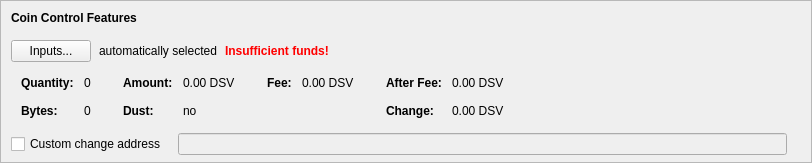
    <widget class="QFrame" name="frameCoinControl">
     <property name="sizePolicy">
      <sizepolicy hsizetype="Expanding" vsizetype="Expanding">
       <horstretch>0</horstretch>
       <verstretch>0</verstretch>
      </sizepolicy>
     </property>
     <property name="maximumSize">
      <size>
       <width>16777215</width>
       <height>16777215</height>
      </size>
     </property>
     <property name="frameShape">
      <enum>QFrame::StyledPanel</enum>
     </property>
     <property name="frameShadow">
      <enum>QFrame::Sunken</enum>
     </property>
     <layout class="QVBoxLayout" name="verticalLayoutCoinControl2">
      <property name="spacing">
       <number>0</number>
      </property>
      <property name="leftMargin">
       <number>0</number>
      </property>
      <property name="topMargin">
       <number>0</number>
      </property>
      <property name="rightMargin">
       <number>0</number>
      </property>
      <property name="bottomMargin">
       <number>6</number>
      </property>
      <item>
       <layout class="QVBoxLayout" name="verticalLayoutCoinControl" stretch="0,0,0,0,1">
        <property name="spacing">
         <number>0</number>
        </property>
        <property name="leftMargin">
         <number>10</number>
        </property>
        <property name="topMargin">
         <number>10</number>
        </property>
        <item>
         <layout class="QHBoxLayout" name="horizontalLayoutCoinControl1">
          <property name="bottomMargin">
           <number>15</number>
          </property>
          <item>
           <widget class="QLabel" name="labelCoinControlFeatures">
            <property name="sizePolicy">
             <sizepolicy hsizetype="Preferred" vsizetype="Maximum">
              <horstretch>0</horstretch>
              <verstretch>0</verstretch>
             </sizepolicy>
            </property>
            <property name="font">
             <font>
              <weight>75</weight>
              <bold>true</bold>
             </font>
            </property>
            <property name="styleSheet">
             <string notr="true">font-weight:bold;</string>
            </property>
            <property name="text">
             <string>Coin Control Features</string>
            </property>
           </widget>
          </item>
         </layout>
        </item>
        <item>
         <layout class="QHBoxLayout" name="horizontalLayoutCoinControl2" stretch="0,0,0,0">
          <property name="spacing">
           <number>8</number>
          </property>
          <property name="bottomMargin">
           <number>10</number>
          </property>
          <item>
           <widget class="QPushButton" name="pushButtonCoinControl">
            <property name="styleSheet">
             <string notr="true"/>
            </property>
            <property name="text">
             <string>Inputs...</string>
            </property>
            <property name="autoDefault">
             <bool>false</bool>
            </property>
           </widget>
          </item>
          <item>
           <widget class="QLabel" name="labelCoinControlAutomaticallySelected">
            <property name="text">
             <string>automatically selected</string>
            </property>
            <property name="margin">
             <number>5</number>
            </property>
           </widget>
          </item>
          <item>
           <widget class="QLabel" name="labelCoinControlInsuffFunds">
            <property name="font">
             <font>
              <weight>75</weight>
              <bold>true</bold>
             </font>
            </property>
            <property name="styleSheet">
             <string notr="true">color:red;font-weight:bold;</string>
            </property>
            <property name="text">
             <string>Insufficient funds!</string>
            </property>
            <property name="margin">
             <number>5</number>
            </property>
           </widget>
          </item>
          <item>
           <spacer name="horizontalSpacerCoinControl">
            <property name="orientation">
             <enum>Qt::Horizontal</enum>
            </property>
            <property name="sizeHint" stdset="0">
             <size>
              <width>40</width>
              <height>1</height>
             </size>
            </property>
           </spacer>
          </item>
         </layout>
        </item>
        <item>
         <widget class="QWidget" name="widgetCoinControl" native="true">
          <property name="sizePolicy">
           <sizepolicy hsizetype="Preferred" vsizetype="Preferred">
            <horstretch>0</horstretch>
            <verstretch>0</verstretch>
           </sizepolicy>
          </property>
          <property name="minimumSize">
           <size>
            <width>0</width>
            <height>0</height>
           </size>
          </property>
          <property name="styleSheet">
           <string notr="true"/>
          </property>
          <layout class="QHBoxLayout" name="horizontalLayoutCoinControl5">
           <property name="leftMargin">
            <number>0</number>
           </property>
           <property name="topMargin">
            <number>0</number>
           </property>
           <property name="rightMargin">
            <number>0</number>
           </property>
           <property name="bottomMargin">
            <number>0</number>
           </property>
           <item>
            <layout class="QHBoxLayout" name="horizontalLayoutCoinControl3" stretch="0,0,0,1">
             <property name="spacing">
              <number>20</number>
             </property>
             <property name="topMargin">
              <number>0</number>
             </property>
             <property name="bottomMargin">
              <number>10</number>
             </property>
             <item>
              <layout class="QFormLayout" name="formLayoutCoinControl1">
               <property name="horizontalSpacing">
                <number>10</number>
               </property>
               <property name="verticalSpacing">
                <number>14</number>
               </property>
               <property name="leftMargin">
                <number>10</number>
               </property>
               <property name="topMargin">
                <number>4</number>
               </property>
               <property name="rightMargin">
                <number>6</number>
               </property>
               <item row="0" column="0">
                <widget class="QLabel" name="labelCoinControlQuantityText">
                 <property name="font">
                  <font>
                   <weight>75</weight>
                   <bold>true</bold>
                  </font>
                 </property>
                 <property name="text">
                  <string>Quantity:</string>
                 </property>
                 <property name="margin">
                  <number>0</number>
                 </property>
                </widget>
               </item>
               <item row="0" column="1">
                <widget class="QLabel" name="labelCoinControlQuantity">
                 <property name="cursor">
                  <cursorShape>IBeamCursor</cursorShape>
                 </property>
                 <property name="contextMenuPolicy">
                  <enum>Qt::ActionsContextMenu</enum>
                 </property>
                 <property name="text">
                  <string notr="true">0</string>
                 </property>
                 <property name="margin">
                  <number>0</number>
                 </property>
                 <property name="textInteractionFlags">
                  <set>Qt::LinksAccessibleByMouse|Qt::TextSelectableByKeyboard|Qt::TextSelectableByMouse</set>
                 </property>
                </widget>
               </item>
               <item row="1" column="0">
                <widget class="QLabel" name="labelCoinControlBytesText">
                 <property name="font">
                  <font>
                   <weight>75</weight>
                   <bold>true</bold>
                  </font>
                 </property>
                 <property name="text">
                  <string>Bytes:</string>
                 </property>
                </widget>
               </item>
               <item row="1" column="1">
                <widget class="QLabel" name="labelCoinControlBytes">
                 <property name="cursor">
                  <cursorShape>IBeamCursor</cursorShape>
                 </property>
                 <property name="contextMenuPolicy">
                  <enum>Qt::ActionsContextMenu</enum>
                 </property>
                 <property name="text">
                  <string notr="true">0</string>
                 </property>
                 <property name="textInteractionFlags">
                  <set>Qt::LinksAccessibleByMouse|Qt::TextSelectableByKeyboard|Qt::TextSelectableByMouse</set>
                 </property>
                </widget>
               </item>
              </layout>
             </item>
             <item>
              <layout class="QFormLayout" name="formLayoutCoinControl2">
               <property name="horizontalSpacing">
                <number>10</number>
               </property>
               <property name="verticalSpacing">
                <number>14</number>
               </property>
               <property name="leftMargin">
                <number>6</number>
               </property>
               <property name="topMargin">
                <number>4</number>
               </property>
               <property name="rightMargin">
                <number>6</number>
               </property>
               <item row="0" column="0">
                <widget class="QLabel" name="labelCoinControlAmountText">
                 <property name="font">
                  <font>
                   <weight>75</weight>
                   <bold>true</bold>
                  </font>
                 </property>
                 <property name="text">
                  <string>Amount:</string>
                 </property>
                 <property name="margin">
                  <number>0</number>
                 </property>
                </widget>
               </item>
               <item row="0" column="1">
                <widget class="QLabel" name="labelCoinControlAmount">
                 <property name="cursor">
                  <cursorShape>IBeamCursor</cursorShape>
                 </property>
                 <property name="contextMenuPolicy">
                  <enum>Qt::ActionsContextMenu</enum>
                 </property>
                 <property name="text">
                  <string notr="true">0.00 DSV</string>
                 </property>
                 <property name="textInteractionFlags">
                  <set>Qt::LinksAccessibleByMouse|Qt::TextSelectableByKeyboard|Qt::TextSelectableByMouse</set>
                 </property>
                </widget>
               </item>
               <item row="1" column="0">
                <widget class="QLabel" name="labelCoinControlLowOutputText">
                 <property name="font">
                  <font>
                   <weight>75</weight>
                   <bold>true</bold>
                  </font>
                 </property>
                 <property name="text">
                  <string>Dust:</string>
                 </property>
                </widget>
               </item>
               <item row="1" column="1">
                <widget class="QLabel" name="labelCoinControlLowOutput">
                 <property name="cursor">
                  <cursorShape>IBeamCursor</cursorShape>
                 </property>
                 <property name="contextMenuPolicy">
                  <enum>Qt::ActionsContextMenu</enum>
                 </property>
                 <property name="text">
                  <string notr="true">no</string>
                 </property>
                 <property name="textInteractionFlags">
                  <set>Qt::LinksAccessibleByMouse|Qt::TextSelectableByKeyboard|Qt::TextSelectableByMouse</set>
                 </property>
                </widget>
               </item>
              </layout>
             </item>
             <item>
              <layout class="QFormLayout" name="formLayoutCoinControl3">
               <property name="horizontalSpacing">
                <number>10</number>
               </property>
               <property name="verticalSpacing">
                <number>14</number>
               </property>
               <property name="leftMargin">
                <number>6</number>
               </property>
               <property name="topMargin">
                <number>4</number>
               </property>
               <property name="rightMargin">
                <number>6</number>
               </property>
               <item row="0" column="0">
                <widget class="QLabel" name="labelCoinControlFeeText">
                 <property name="font">
                  <font>
                   <weight>75</weight>
                   <bold>true</bold>
                  </font>
                 </property>
                 <property name="text">
                  <string>Fee:</string>
                 </property>
                 <property name="margin">
                  <number>0</number>
                 </property>
                </widget>
               </item>
               <item row="0" column="1">
                <widget class="QLabel" name="labelCoinControlFee">
                 <property name="cursor">
                  <cursorShape>IBeamCursor</cursorShape>
                 </property>
                 <property name="contextMenuPolicy">
                  <enum>Qt::ActionsContextMenu</enum>
                 </property>
                 <property name="text">
                  <string notr="true">0.00 DSV</string>
                 </property>
                 <property name="textInteractionFlags">
                  <set>Qt::LinksAccessibleByMouse|Qt::TextSelectableByKeyboard|Qt::TextSelectableByMouse</set>
                 </property>
                </widget>
               </item>
              </layout>
             </item>
             <item>
              <layout class="QFormLayout" name="formLayoutCoinControl4">
               <property name="horizontalSpacing">
                <number>10</number>
               </property>
               <property name="verticalSpacing">
                <number>14</number>
               </property>
               <property name="leftMargin">
                <number>6</number>
               </property>
               <property name="topMargin">
                <number>4</number>
               </property>
               <property name="rightMargin">
                <number>6</number>
               </property>
               <item row="0" column="0">
                <widget class="QLabel" name="labelCoinControlAfterFeeText">
                 <property name="font">
                  <font>
                   <weight>75</weight>
                   <bold>true</bold>
                  </font>
                 </property>
                 <property name="text">
                  <string>After Fee:</string>
                 </property>
                 <property name="margin">
                  <number>0</number>
                 </property>
                </widget>
               </item>
               <item row="0" column="1">
                <widget class="QLabel" name="labelCoinControlAfterFee">
                 <property name="cursor">
                  <cursorShape>IBeamCursor</cursorShape>
                 </property>
                 <property name="contextMenuPolicy">
                  <enum>Qt::ActionsContextMenu</enum>
                 </property>
                 <property name="text">
                  <string notr="true">0.00 DSV</string>
                 </property>
                 <property name="textInteractionFlags">
                  <set>Qt::LinksAccessibleByMouse|Qt::TextSelectableByKeyboard|Qt::TextSelectableByMouse</set>
                 </property>
                </widget>
               </item>
               <item row="1" column="0">
                <widget class="QLabel" name="labelCoinControlChangeText">
                 <property name="font">
                  <font>
                   <weight>75</weight>
                   <bold>true</bold>
                  </font>
                 </property>
                 <property name="text">
                  <string>Change:</string>
                 </property>
                </widget>
               </item>
               <item row="1" column="1">
                <widget class="QLabel" name="labelCoinControlChange">
                 <property name="cursor">
                  <cursorShape>IBeamCursor</cursorShape>
                 </property>
                 <property name="contextMenuPolicy">
                  <enum>Qt::ActionsContextMenu</enum>
                 </property>
                 <property name="text">
                  <string notr="true">0.00 DSV</string>
                 </property>
                 <property name="textInteractionFlags">
                  <set>Qt::LinksAccessibleByMouse|Qt::TextSelectableByKeyboard|Qt::TextSelectableByMouse</set>
                 </property>
                </widget>
               </item>
              </layout>
             </item>
            </layout>
           </item>
          </layout>
         </widget>
        </item>
        <item>
         <layout class="QHBoxLayout" name="horizontalLayoutCoinControl4" stretch="0,0,0">
          <property name="spacing">
           <number>12</number>
          </property>
          <property name="sizeConstraint">
           <enum>QLayout::SetDefaultConstraint</enum>
          </property>
          <property name="topMargin">
           <number>5</number>
          </property>
          <property name="rightMargin">
           <number>5</number>
          </property>
          <item>
           <widget class="QCheckBox" name="checkBoxCoinControlChange">
            <property name="toolTip">
             <string>If this is activated, but the change address is empty or invalid, change will be sent to a newly generated address.</string>
            </property>
            <property name="text">
             <string>Custom change address</string>
            </property>
           </widget>
          </item>
          <item>
           <widget class="QValidatedLineEdit" name="lineEditCoinControlChange">
            <property name="enabled">
             <bool>false</bool>
            </property>
            <property name="sizePolicy">
             <sizepolicy hsizetype="Expanding" vsizetype="Fixed">
              <horstretch>0</horstretch>
              <verstretch>0</verstretch>
             </sizepolicy>
            </property>
           </widget>
          </item>
          <item>
           <widget class="QLabel" name="labelCoinControlChangeLabel">
            <property name="sizePolicy">
             <sizepolicy hsizetype="Preferred" vsizetype="Expanding">
              <horstretch>0</horstretch>
              <verstretch>0</verstretch>
             </sizepolicy>
            </property>
            <property name="minimumSize">
             <size>
              <width>0</width>
              <height>0</height>
             </size>
            </property>
            <property name="text">
             <string/>
            </property>
            <property name="margin">
             <number>3</number>
            </property>
           </widget>
          </item>
         </layout>
        </item>
        <item>
         <spacer name="verticalSpacerCoinControl">
          <property name="orientation">
           <enum>Qt::Vertical</enum>
          </property>
          <property name="sizeHint" stdset="0">
           <size>
            <width>800</width>
            <height>1</height>
           </size>
          </property>
         </spacer>
        </item>
       </layout>
      </item>
     </layout>
    </widget>
